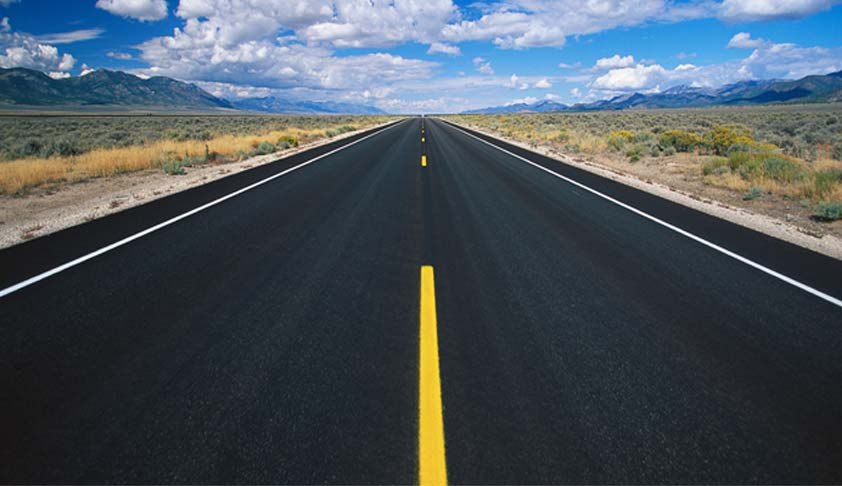
#> input picture computer_vision/lab9/houghlines_tak/Road.jpg, 842 x 486 px
$ jupyter execute --allow-errors task.ipynb
#> lines starting #> are read from the running program, lines starting #| are printed output that depends on the picture
[cell 1]
import cv2
import numpy as np
import matplotlib.pyplot as plt

[cell 2]
img = cv2.imread('Building.jpg')
#> (the rest of this cell did not finish here and is left out)

#> (a cell that did not finish here is left out)

#> (a cell that did not finish here is left out)

[cell 5]
import cv2
import numpy as np
img = cv2.imread('Building.jpg')
#> (the rest of this cell did not finish here and is left out)

[cell 6]
img = cv2.imread('Road.jpg')
#> img is the input picture: shape (486, 842, 3); mean B, G, R 92.4, 84, 73.5
gray = cv2.cvtColor(img, cv2.COLOR_BGR2GRAY)
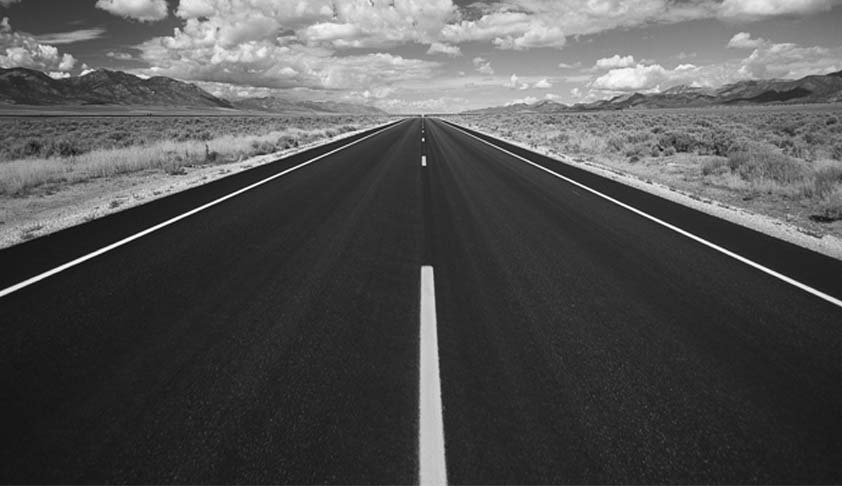
#> gray: shape (486, 842); min 3, max 255, mean 81.9
plt.figure(figsize=(25, 10))
#plt.imshow(img[:,:,::-1]);
edges = cv2.Canny(gray, 50, 200)
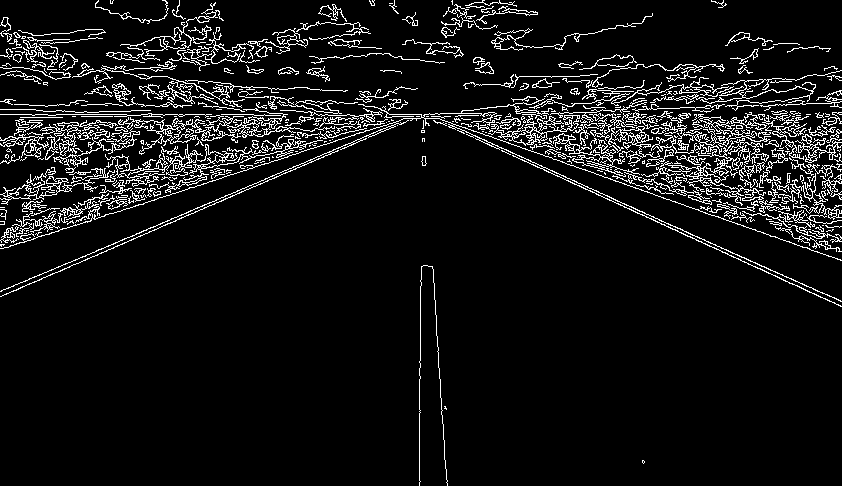
#> edges: shape (486, 842); 7.7% white in thin lines or dots
edges.shape
edgesC = cv2.cvtColor(edges, cv2.COLOR_GRAY2BGR)
#> edgesC: shape (486, 842, 3); 7.7% white in thin lines or dots
plt.imshow(edgesC[:,:,::-1])

[cell 7]
'''
import cv2
import numpy as np
import matplotlib.pyplot as plt

img = cv2.imread('Road.jpg')
gray = cv2.cvtColor(img, cv2.COLOR_BGR2GRAY)
def nothing(x):
    pass

cv2.namedWindow('Hough')

cv2.createTrackbar('x', 'Hough', 0, 500, nothing)
cv2.createTrackbar('y', 'Hough', 0, 20, nothing)
cv2.createTrackbar('z', 'Hough', 0, 20, nothing)
edges = cv2.Canny(gray, 50, 200)
edges.shape

while 1:
    image = edges.copy()
    x = cv2.getTrackbarPos('x','Hough')
    min_lines_lenght=cv2.getTrackbarPos('y','Hough')
    max_lines_gap=cv2.getTrackbarPos('z','Hough')
    lines = cv2.HoughLinesP(edges, 1, np.pi/180, x,min_lines_lenght,max_lines_gap)
    if lines is not None:
        for i in range(0, len(lines)):
            rho = lines[i][0][0]
            theta = lines[i][0][1]

            x0 = rho * np.cos(theta)
            y0 = rho * np.sin(theta)

            a = np.cos(theta)
            b = np.sin(theta)

            x1 = int(x0 + 1000 * (-b))
            y1 = int(y0 + 1000 * (a))
            x2 = int(x0 - 1000 * (-b))
            y2 = int(y0 - 1000 * (a))
            for x1,y1,x2,y2 in lines[i]:
                cv2.line(image,(x1,y1),(x2,y2),(255,0,0),10)
            #cv2.line(image, (x1, y1), (x2, y2), (0, 0, 255), 2)
    color_edge = np.dstack((edges, edges,edges))
    image=cv2.cvtColor(image, cv2.COLOR_GRAY2BGR)
    combination = cv2.addWeighted(color_edge, 0.8, image, 1, 0)

    #edgesC = cv2.cvtColor(edges, cv2.COLOR_GRAY2BGR)
    #image = cv2.addWeighted(image, 0.9, edgesC[:,:,2], 0.5, 0)
    cv2.imshow('Hough', image)
    k = cv2.waitKey(1)
    if k == 27:
        break

cv2.destroyAllWindows()
cv2.imwrite("road_img_edges_red.jpg", image)
'''

[cell 8]
'''
for line in lines:
        for x1,y1,x2,y2 in line:
            cv2.line(line_image,(x1,y1),(x2,y2),(255,0,0),10)

    color_edge = np.dstack((masked_edges, masked_edges, masked_edges))  #masked_edges = Canny
    combination = cv2.addWeighted(color_edges, 0.8, line_image, 1, 0)
'''

[cell 9]
import cv2
import numpy as np
import matplotlib.pyplot as plt

img = cv2.imread('Road.jpg')
gray = cv2.cvtColor(img, cv2.COLOR_BGR2GRAY)
def nothing(x):
    pass

cv2.namedWindow('Hough')

cv2.createTrackbar('x', 'Hough', 0, 500, nothing)
cv2.createTrackbar('y', 'Hough', 0, 20, nothing)
cv2.createTrackbar('z', 'Hough', 0, 20, nothing)
edges = cv2.Canny(gray, 50, 200)
edges.shape

while 1:
    image = edges.copy()
    image=cv2.cvtColor(image, cv2.COLOR_GRAY2BGR)
    x = cv2.getTrackbarPos('x','Hough')
    min_lines_lenght=cv2.getTrackbarPos('y','Hough')
    max_lines_gap=cv2.getTrackbarPos('z','Hough')
    lines = cv2.HoughLinesP(edges, 1, np.pi/180, x,min_lines_lenght,max_lines_gap)
    if lines is not None:
        for i in range(0, len(lines)):
            rho = lines[i][0][0]
            theta = lines[i][0][1]

            x0 = rho * np.cos(theta)
            y0 = rho * np.sin(theta)

            a = np.cos(theta)
            b = np.sin(theta)

            x1 = int(x0 + 1000 * (-b))
            y1 = int(y0 + 1000 * (a))
            x2 = int(x0 - 1000 * (-b))
            y2 = int(y0 - 1000 * (a))
        #for line in lines:
            for x1,y1,x2,y2 in lines[i]:
                cv2.line(image,(x1,y1),(x2,y2),(255,0,0),10)
            #cv2.line(image, (x1, y1), (x2, y2), (0, 0, 255), 2)
            color_edge = np.dstack((edges, edges,edges))
#> this loop made 21555 passes
#> (rho, theta, x0, y0, a, b) on passes 1 to 3: (524, 134, -243, 464.2, -0.464, 0.886), (569, 123, -505.3, -261.7, -0.888, -0.46), (681, 138, 663.1, -155.3, 0.974, -0.228)
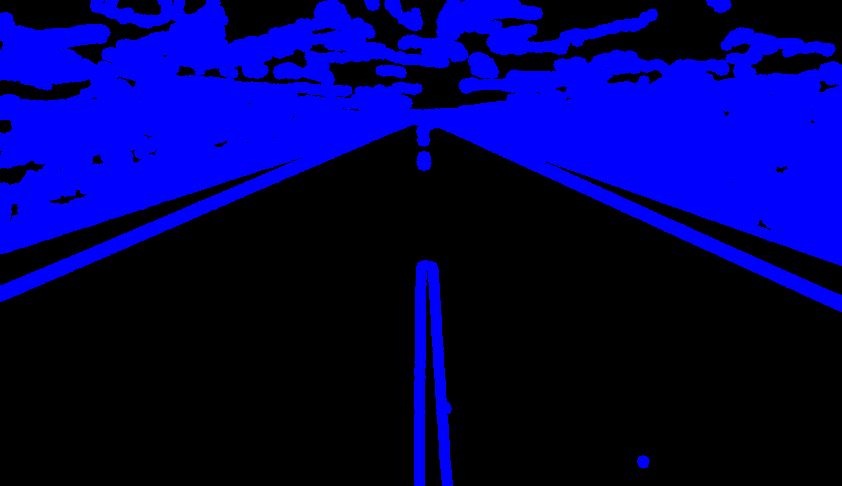
#> image: shape (486, 842, 3); mean B, G, R 88, 0, 0

            #combination = cv2.addWeighted(color_edge[:,:,2], 0.8, image, 1, 0)

    #edgesC = cv2.cvtColor(edges, cv2.COLOR_GRAY2BGR)
    #image = cv2.addWeighted(image, 0.9, edgesC[:,:,2], 0.5, 0)
    cv2.imshow('Hough', image)
    k = cv2.waitKey(1)
#> (key Esc is pressed here)
    if k == 27:
        break

cv2.destroyAllWindows()
cv2.imwrite("road_img_edges_red.jpg", image)
#> Out = True
